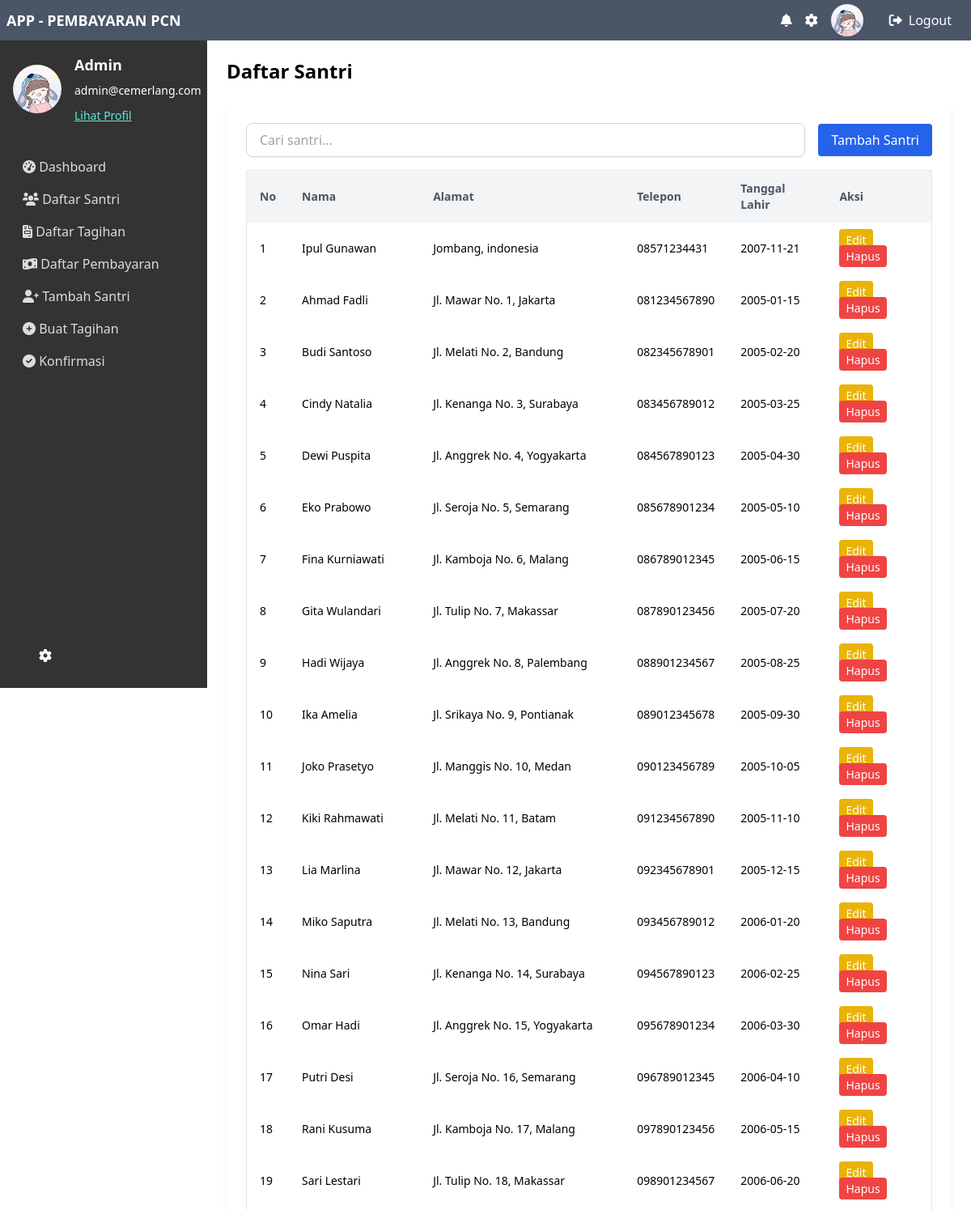
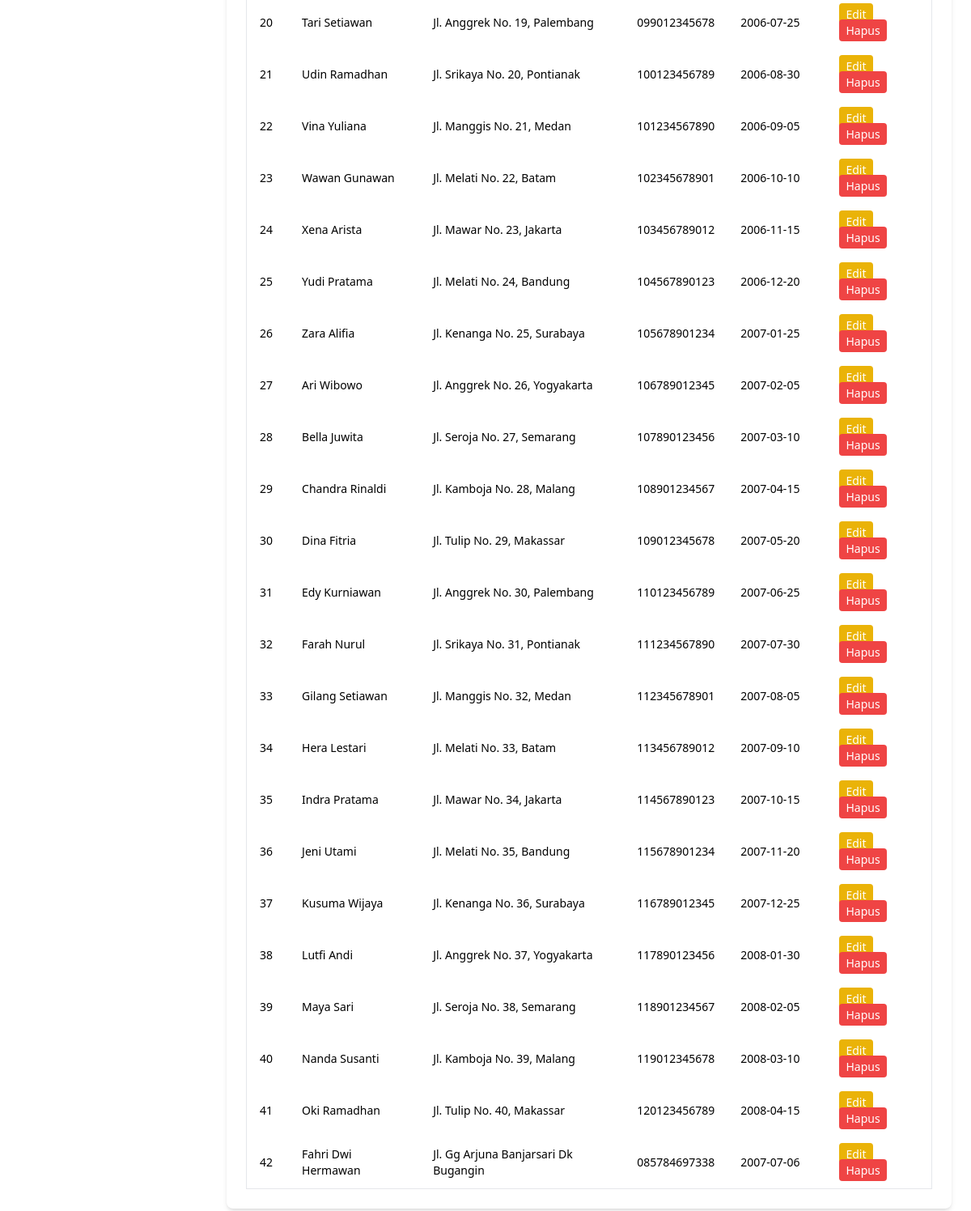
/list_santri.php (signed in), run on the app's committed database (2 pictures, top to bottom).
### tables this page shows
CREATE TABLE `santri` (
  `id` int NOT NULL,
  `nama_santri` varchar(100) NOT NULL,
  `alamat` text,
  `telepon` varchar(15) DEFAULT NULL,
  `email` varchar(100) DEFAULT NULL,
  `tanggal_lahir` date DEFAULT NULL
);

### list_santri.php (the view, shortened to what this page needs)
<?php
require 'includes/db.php';
$sql = "SELECT * FROM santri";
$params = [];
$stmt = $pdo->prepare($sql);
$stmt->execute($params);
$santris = $stmt->fetchAll();
?>
<!DOCTYPE html>
<html lang="id">
<head>
    <script src="https://cdn.tailwindcss.com"></script>
    <link rel="stylesheet" href="https://cdnjs.cloudflare.com/ajax/libs/font-awesome/6.0.0-beta3/css/all.min.css">
</head>
<body class="flex flex-col h-screen">
    <div class="navbar w-full p-2 fixed top-0 left-0 flex items-center justify-between z-10">
        <div class="text-lg font-semibold">APP - PEMBAYARAN PCN</div>
        <div class="flex items-center">
            <i class="fas fa-bell navbar-icon"></i>
            <i class="fas fa-cog navbar-icon"></i>
            <img src="img/image.png" alt="Gambar Profil" class="profile-img ml-4">
            <a href="logout.php" class="logout-button px-4 py-2 rounded  items-center ml-4 hidden md:flex"><i class="fas fa-sign-out-alt mr-2"></i> Logout</a>
        </div>
    </div>
    <div class="flex flex-1 mt-12">
        <div class="sidebar p-4">
            <div class="flex items-center text-white mb-8">
                <img src="img/image.png" alt="Gambar Profil" class="sidebar-profile-img mr-4">
                <div>
                    <div class="text-lg font-semibold mb-2">Admin</div>
                    <p class="text-sm mb-2">admin@cemerlang.com</p>
                    <a href="profile.php" class="text-teal-300 underline text-sm">Lihat Profil</a>
                </div>
            </div>
            <nav>
                <ul>
                    <li><a href="index.php" class="sidebar-link block py-2 px-3 rounded hover:bg-gray-700"><i class="fas fa-tachometer-alt"></i> Dashboard</a></li>
                    <li><a href="list_santri.php" class="sidebar-link block py-2 px-3 rounded hover:bg-gray-700"><i class="fas fa-users"></i> Daftar Santri</a></li>
                    <li><a href="list_tagihan.php" class="sidebar-link block py-2 px-3 rounded hover:bg-gray-700"><i class="fas fa-file-invoice"></i> Daftar Tagihan</a></li>
                    <li><a href="list_pembayaran.php" class="sidebar-link block py-2 px-3 rounded hover:bg-gray-700"><i class="fas fa-money-bill-wave"></i> Daftar Pembayaran</a></li>
                    <li><a href="add_santri.php" class="sidebar-link block py-2 px-3 rounded hover:bg-gray-700"><i class="fas fa-user-plus"></i> Tambah Santri</a></li>
                    <li><a href="add_tagihan.php" class="sidebar-link block py-2 px-3 rounded hover:bg-gray-700"><i class="fas fa-plus-circle"></i> Buat Tagihan</a></li>
                    <li><a href="konfirmasi_tagihan.php" class="sidebar-link block py-2 px-3 rounded hover:bg-gray-700"><i class="fas fa-check-circle"></i> Konfirmasi</a></li>
                </ul>
            </nav>
            <div class="footer-sidebar flex items-center justify-between text-white">
                <i class="fas fa-cog navbar-icon"></i>
            </div>
        </div>
        <div class="ml-64 flex-1 p-6">
<h1 class="text-2xl font-semibold mb-6">Daftar Santri</h1>
<div class="bg-white p-6 rounded-lg shadow-md mb-6 w-full">
    <div class="flex items-center justify-between mb-4">
        <form action="list_santri.php" method="get" class="flex-1 mr-4">
            <input
                type="text"
                name="search"
                placeholder="Cari santri..."
                value="<?= htmlspecialchars($_GET['search'] ?? '') ?>"
                class="w-full px-4 py-2 border border-gray-300 rounded-lg shadow-sm focus:outline-none focus:ring-2 focus:ring-blue-500"
            />
        </form>
        <a
            href="add_santri.php"
            class="bg-blue-600 text-white px-4 py-2 rounded hover:bg-blue-700 transition duration-300"
        >
            Tambah Santri
        </a>
    </div>
    <div class="w-full">
        <table class="min-w-full max-w-7xl overflow-auto border-separate border-spacing-0 border border-gray-200 text-sm">
            <thead>
                <tr class="bg-gray-100 border-b border-gray-300 text-left text-gray-600">
                    <th class="px-4 py-3">No</th>
                    <th class="px-4 py-3">Nama</th>
                    <th class="px-4 py-3">Alamat</th>
                    <th class="px-4 py-3">Telepon</th>
                    <th class="px-4 py-3">Tanggal Lahir</th>
                    <th class="px-4 py-3">Aksi</th>
                </tr>
            </thead>
            <tbody>
                <?php $i = 1; ?>
                <?php foreach ($santris as $santri): ?>
                <tr class="bg-white border-b border-gray-200 hover:bg-gray-50 transition duration-300 ">
                    <td class="px-4 py-1"><?php echo $i++  ?></td>
                    <td class="px-4 py-3"><?= htmlspecialchars($santri['nama_santri']) ?></td>
                    <td class="px-4 py-3"><?= htmlspecialchars($santri['alamat']) ?></td>
                    <td class="px-4 py-3"><?= htmlspecialchars($santri['telepon']) ?></td>
                    <td class="px-4 py-3"><?= htmlspecialchars($santri['tanggal_lahir']) ?></td>
                    <td class="px-4 py-3">
                        <a href="edit_santri.php?id=<?= $santri['id'] ?>" class="bg-yellow-500 text-white px-2 py-1 rounded hover:bg-yellow-600 transition duration-300 mb-3">Edit</a>
                        <a href="delete_santri.php?id=<?= $santri['id'] ?>" onclick="confirmDelete(event)" class="bg-red-500 text-white px-2 py-1 rounded hover:bg-red-600 transition duration-300">Hapus</a>                    </td>
                </tr>
                <?php endforeach; ?>
            </tbody>
        </table>
    </div>
</div>
        </div>
    </div>
</body>
</html>

### list_santri.php (style rules this page uses)
.sidebar { background-color: #333; display: flex; flex-direction: column; height: 100vh; position: fixed; top: 50px; left: 0; width: 16rem; }
.sidebar-link { color: #ddd; }
.navbar { background-color: #4a5568; color: #fff; height: 50px; }
.profile-img { width: 40px; height: 40px; border-radius: 50%; }
.logout-button { border: none; color: #fff; }
.navbar-icon { color: #fff; margin-left: 1rem; cursor: pointer; }
.sidebar-profile-img { width: 60px; height: 60px; border-radius: 50%; }
.footer-sidebar { margin-top: auto; padding: 1rem; }

### data on the page
santri: nama_santri "Ipul Gunawan", alamat "Jombang, indonesia", telepon "08571234431", tanggal_lahir "2007-11-21"
santri: nama_santri "Ahmad Fadli", alamat "Jl. Mawar No. 1, Jakarta", telepon "081234567890", tanggal_lahir "2005-01-15"
santri: nama_santri "Budi Santoso", alamat "Jl. Melati No. 2, Bandung", telepon "082345678901", tanggal_lahir "2005-02-20"
santri: nama_santri "Cindy Natalia", alamat "Jl. Kenanga No. 3, Surabaya", telepon "083456789012", tanggal_lahir "2005-03-25"
santri: nama_santri "Dewi Puspita", alamat "Jl. Anggrek No. 4, Yogyakarta", telepon "084567890123", tanggal_lahir "2005-04-30"
santri: nama_santri "Eko Prabowo", alamat "Jl. Seroja No. 5, Semarang", telepon "085678901234", tanggal_lahir "2005-05-10"
santri: nama_santri "Fina Kurniawati", alamat "Jl. Kamboja No. 6, Malang", telepon "086789012345", tanggal_lahir "2005-06-15"
santri: nama_santri "Gita Wulandari", alamat "Jl. Tulip No. 7, Makassar", telepon "087890123456", tanggal_lahir "2005-07-20"
santri: nama_santri "Hadi Wijaya", alamat "Jl. Anggrek No. 8, Palembang", telepon "088901234567", tanggal_lahir "2005-08-25"
santri: nama_santri "Ika Amelia", alamat "Jl. Srikaya No. 9, Pontianak", telepon "089012345678", tanggal_lahir "2005-09-30"
santri: nama_santri "Joko Prasetyo", alamat "Jl. Manggis No. 10, Medan", telepon "090123456789", tanggal_lahir "2005-10-05"
santri: nama_santri "Kiki Rahmawati", alamat "Jl. Melati No. 11, Batam", telepon "091234567890", tanggal_lahir "2005-11-10"
santri: nama_santri "Lia Marlina", alamat "Jl. Mawar No. 12, Jakarta", telepon "092345678901", tanggal_lahir "2005-12-15"
santri: nama_santri "Miko Saputra", alamat "Jl. Melati No. 13, Bandung", telepon "093456789012", tanggal_lahir "2006-01-20"
santri: nama_santri "Nina Sari", alamat "Jl. Kenanga No. 14, Surabaya", telepon "094567890123", tanggal_lahir "2006-02-25"
santri: nama_santri "Omar Hadi", alamat "Jl. Anggrek No. 15, Yogyakarta", telepon "095678901234", tanggal_lahir "2006-03-30"
santri: nama_santri "Putri Desi", alamat "Jl. Seroja No. 16, Semarang", telepon "096789012345", tanggal_lahir "2006-04-10"
santri: nama_santri "Rani Kusuma", alamat "Jl. Kamboja No. 17, Malang", telepon "097890123456", tanggal_lahir "2006-05-15"
santri: nama_santri "Sari Lestari", alamat "Jl. Tulip No. 18, Makassar", telepon "098901234567", tanggal_lahir "2006-06-20"
santri: nama_santri "Tari Setiawan", alamat "Jl. Anggrek No. 19, Palembang", telepon "099012345678", tanggal_lahir "2006-07-25"
santri: nama_santri "Udin Ramadhan", alamat "Jl. Srikaya No. 20, Pontianak", telepon "100123456789", tanggal_lahir "2006-08-30"
santri: nama_santri "Vina Yuliana", alamat "Jl. Manggis No. 21, Medan", telepon "101234567890", tanggal_lahir "2006-09-05"
santri: nama_santri "Wawan Gunawan", alamat "Jl. Melati No. 22, Batam", telepon "102345678901", tanggal_lahir "2006-10-10"
santri: nama_santri "Xena Arista", alamat "Jl. Mawar No. 23, Jakarta", telepon "103456789012", tanggal_lahir "2006-11-15"
santri: nama_santri "Yudi Pratama", alamat "Jl. Melati No. 24, Bandung", telepon "104567890123", tanggal_lahir "2006-12-20"
santri: nama_santri "Zara Alifia", alamat "Jl. Kenanga No. 25, Surabaya", telepon "105678901234", tanggal_lahir "2007-01-25"
santri: nama_santri "Ari Wibowo", alamat "Jl. Anggrek No. 26, Yogyakarta", telepon "106789012345", tanggal_lahir "2007-02-05"
santri: nama_santri "Bella Juwita", alamat "Jl. Seroja No. 27, Semarang", telepon "107890123456", tanggal_lahir "2007-03-10"
santri: nama_santri "Chandra Rinaldi", alamat "Jl. Kamboja No. 28, Malang", telepon "108901234567", tanggal_lahir "2007-04-15"
santri: nama_santri "Dina Fitria", alamat "Jl. Tulip No. 29, Makassar", telepon "109012345678", tanggal_lahir "2007-05-20"
santri: nama_santri "Edy Kurniawan", alamat "Jl. Anggrek No. 30, Palembang", telepon "110123456789", tanggal_lahir "2007-06-25"
santri: nama_santri "Farah Nurul", alamat "Jl. Srikaya No. 31, Pontianak", telepon "111234567890", tanggal_lahir "2007-07-30"
santri: nama_santri "Gilang Setiawan", alamat "Jl. Manggis No. 32, Medan", telepon "112345678901", tanggal_lahir "2007-08-05"
santri: nama_santri "Hera Lestari", alamat "Jl. Melati No. 33, Batam", telepon "113456789012", tanggal_lahir "2007-09-10"
santri: nama_santri "Indra Pratama", alamat "Jl. Mawar No. 34, Jakarta", telepon "114567890123", tanggal_lahir "2007-10-15"
santri: nama_santri "Jeni Utami", alamat "Jl. Melati No. 35, Bandung", telepon "115678901234", tanggal_lahir "2007-11-20"
santri: nama_santri "Kusuma Wijaya", alamat "Jl. Kenanga No. 36, Surabaya", telepon "116789012345", tanggal_lahir "2007-12-25"
santri: nama_santri "Lutfi Andi", alamat "Jl. Anggrek No. 37, Yogyakarta", telepon "117890123456", tanggal_lahir "2008-01-30"
santri: nama_santri "Maya Sari", alamat "Jl. Seroja No. 38, Semarang", telepon "118901234567", tanggal_lahir "2008-02-05"
santri: nama_santri "Nanda Susanti", alamat "Jl. Kamboja No. 39, Malang", telepon "119012345678", tanggal_lahir "2008-03-10"
santri: nama_santri "Oki Ramadhan", alamat "Jl. Tulip No. 40, Makassar", telepon "120123456789", tanggal_lahir "2008-04-15"
santri: nama_santri "Fahri Dwi Hermawan", alamat "Jl. Gg Arjuna Banjarsari Dk Bugangin", telepon "085784697338", tanggal_lahir "2007-07-06"
